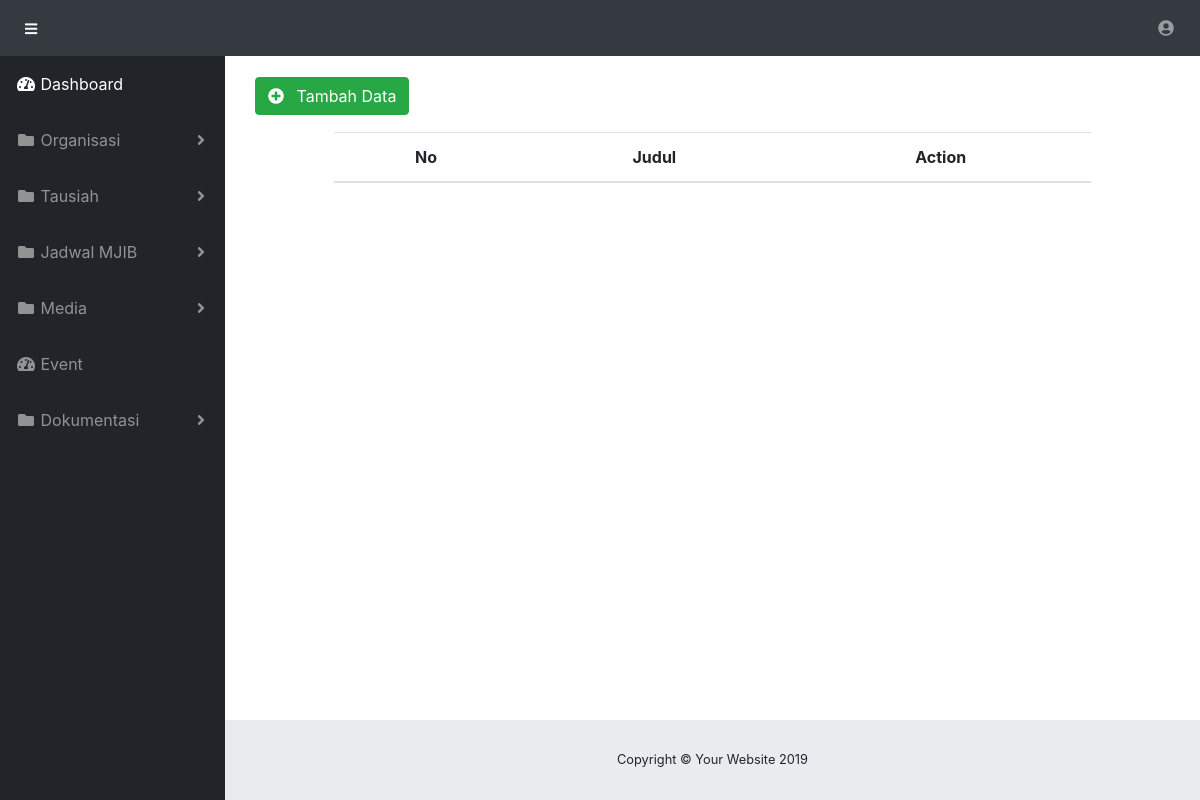
Before: /index.php/admin/BidayatulHidayah with the older database file.
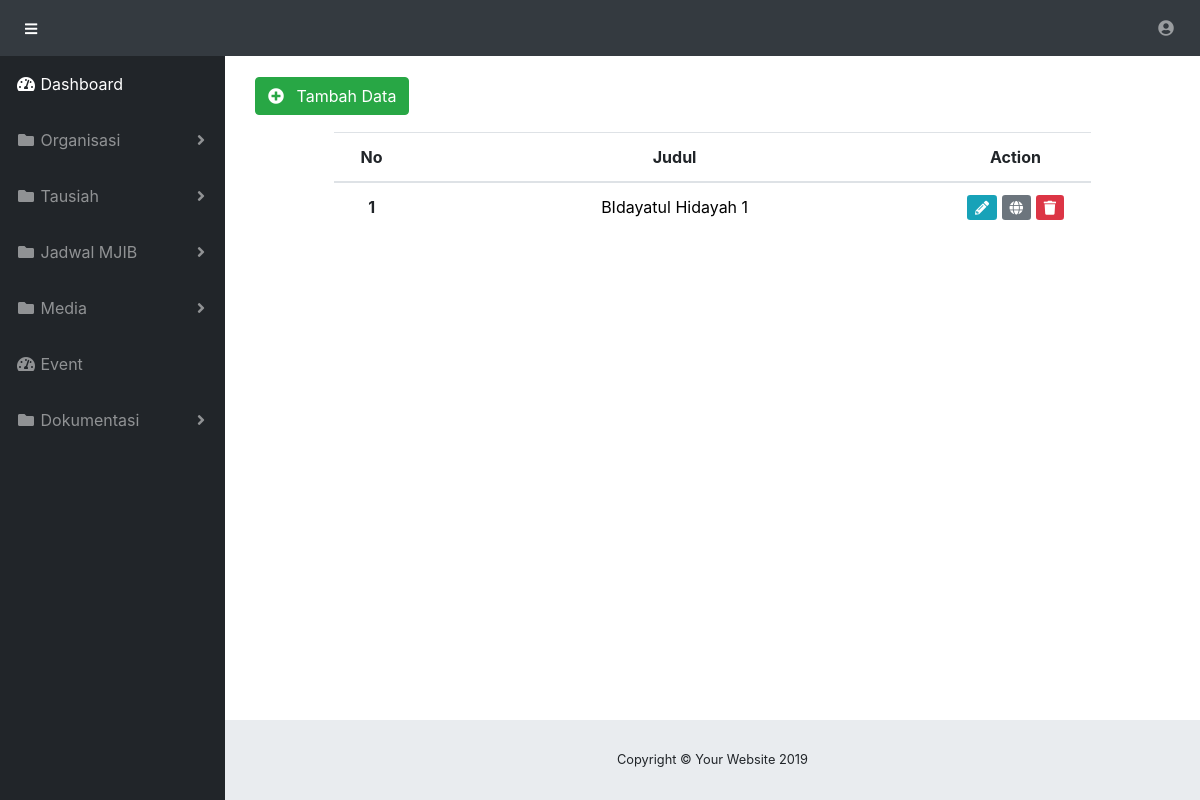
After: the same page with the newer database file.
### tables this page shows
CREATE TABLE `bidayatul_hidayah` (
  `id` int(10) NOT NULL,
  `username` varchar(255) DEFAULT NULL,
  `judul` varchar(255) DEFAULT NULL,
  `content` longtext,
  `image` varchar(255) DEFAULT NULL,
  `updated_at` varchar(255) DEFAULT NULL
);

### application/controllers/Admin.php (called while the page is built, shortened)
<?php
class Admin extends CI_Controller {
	public function __construct()
	{
        $this->load->model('LoginModel');
        $this->load->model('AdminModel');
        $this->load->library('session');
	}
    public function BidayatulHidayah()
    {
        $data['bidayatulHidayah'] = $this->AdminModel->ListTausiah('bidayatul_hidayah')->result_array();
        $this->load->view('Admin/Tausiah/BidayatulHidayah/BidayatulHidayah', $data);
    }
}

### index.php (called while the page is built, shortened)
<?php
require_once BASEPATH.'core/CodeIgniter.php';

### application/models/AdminModel.php (called while the page is built, shortened)
<?php
class AdminModel extends CI_Model {
    public function ListTausiah($tabel)
    {
        return $this->db->get($tabel);
    }
}

### application/views/Admin/Tausiah/BidayatulHidayah/BidayatulHidayah.php (the view)
<?php $basedir = realpath(__DIR__); include($basedir . "..\..\..\Layout\Header.php");?>
<div class="container">
<a href="<?php echo site_url('Admin/BidayatulHidayahHalamanBuatData')?>" class="btn btn-success" style="margin-right: 10px; margin-bottom:-20px"><i class="fas fa-plus-circle" style="margin-right:8px"></i> Tambah Data</a>
  <div class="row justify-content-center">
    <div class="col-10" style="margin-top:3vw">
        <table class="table" id="dataTable">
        <thead>
            <tr>
                <th class="text-center">No</th>
                <th class="text-center">Judul</th>
                <th class="text-center">Action</th>
            </tr>
        </thead>
        <tbody>
            <?php $no=1; foreach ($bidayatulHidayah as $data) {?>
                <tr>
                    <th width="10%" class="text-center"><?php echo $no++;?></th>
                    <td width="70%" class="text-center"><a href="<?php echo site_url('Admin/DetailBidayatulHidayah/' . $data['id'])?>" style="color:black; text-decoration:none" onmouseover="this.style.color='green';" onmouseout="this.style.color='black';"><?php echo $data['judul']; ?></a></td>
                    <td width="20%" class="text-center">
                        <a href="<?php echo site_url('Admin/BidayatulHidayahHalamanEditData/' . $data['id'])?>" class="btn-sm btn-info"><i class="fas fa-pencil-alt"></i></a>
                        <a href="<?php echo '/#'?>" class="btn-sm btn-secondary"><i class="fa fa-globe"></i></a>
                        <a href="<?php echo site_url('Admin/BidayatulHidayahHapus/' . $data['id'] . '/' . $data['image'])?>" class="btn-sm btn-danger" onclick="return confirm('Yakin Igin di Hapus ?')"><i class="fas fa-trash"></i></a>
                    </td>
                </tr>
            <?php }; ?>
        </tbody>
        </table>
    </div>
  </div>
</div>
<?php $basedir = realpath(__DIR__); include($basedir . "..\..\..\Layout\Footer.php");?>

Changed rows visible on the page:
added bidayatul_hidayah: judul "BIdayatul Hidayah 1"
